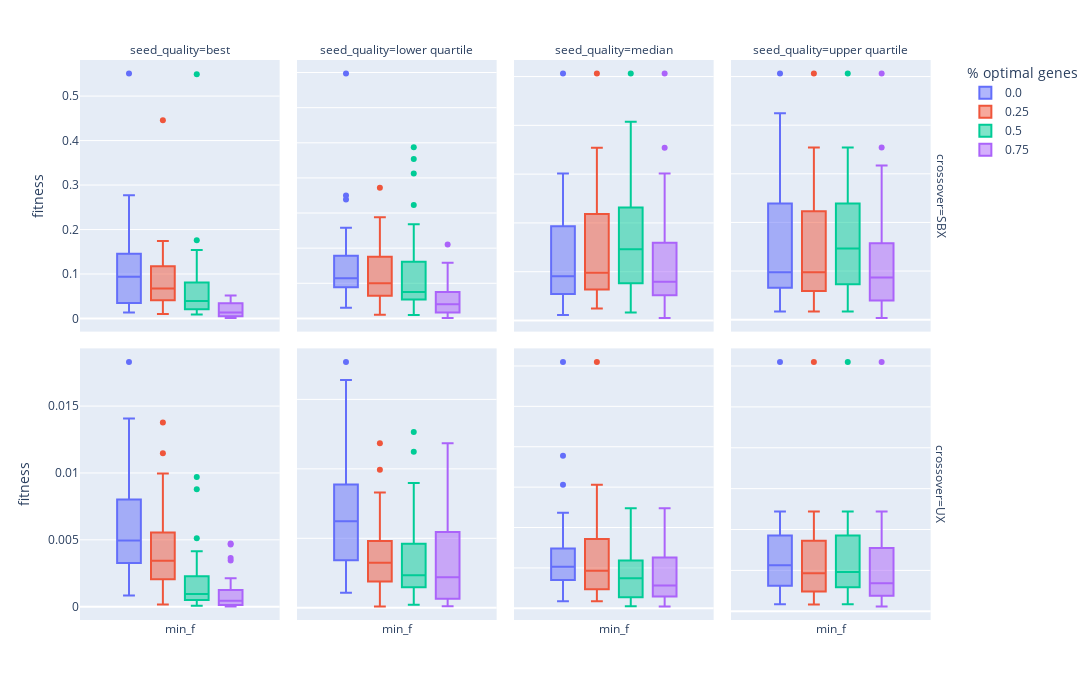

The notebook cell saved with this chart:
### Code cell
#Performance values for dimension 8 only

import pandas as pd
import plotly.express as px

gen = 50
dim = 8

performance_df = pd.read_csv("../data/sphere_function_data_out/performance.csv")
only_last_gen_performance = performance_df[performance_df.generation == gen]

#filter runs with optimal and worst point:
only_last_gen_performance = only_last_gen_performance[only_last_gen_performance.dim == 8]
only_last_gen_performance = only_last_gen_performance[only_last_gen_performance.seed_quality != "utopia"]
only_last_gen_performance = only_last_gen_performance[only_last_gen_performance.seed_quality != "dystopia"]
only_last_gen_performance = only_last_gen_performance[['min_f', 'percentage_of_optimal_genes', 'seed_quality', 'crossover']]


#CI of Fitness = 1
fig = px.box(
    only_last_gen_performance,
    color="percentage_of_optimal_genes",
    facet_col="seed_quality",
    facet_row="crossover",
    labels={
            "value": "fitness",
            "variable": "",
            "percentage_of_optimal_genes": "% optimal genes",
            "traceID_1" : "seed ind"
        },
    height=700, width=1400)
fig.update_yaxes(matches=None)#don't share the y axis

fig.write_image("../figures/genome_vs_fitness_performance.pdf")
fig.show()

### Figure 1 — Plotly figure (JSON) as saved in the notebook; plotly's stock layout.template omitted (floating-point values rounded to 4 significant figures)
{"data": [{"alignmentgroup": "True", "hovertemplate": "% optimal genes=0.0<br>crossover=SBX<br>seed_quality=best<br>=%{x}<br>fitness=%{y}<extra></extra>", "legendgroup": "0.0", "marker": {"color": "#636efa"}, "name": "0.0", "notched": false, "offsetgroup": "0.0", "orientation": "v", "showlegend": true, "type": "box", "x": ["min_f", "min_f", "min_f", "min_f", "min_f", "min_f", "min_f", "min_f", "min_f", "min_f", "min_f", "min_f", "min_f", "min_f", "min_f", "min_f", "min_f", "min_f", "min_f", "min_f", "min_f", "min_f", "min_f", "min_f", "min_f", "min_f", "min_f", "min_f", "min_f", "min_f", "min_f"], "x0": " ", "xaxis": "x5", "y": [0.01568, 0.5506, 0.185, 0.09854, 0.05183, 0.05205, 0.1464, 0.06343, 0.06711, 0.2768, 0.1721, 0.09373, 0.02817, 0.1144, 0.1085, 0.09845, 0.1032, 0.01578, 0.02551, 0.0452, 0.2597, 0.03341, 0.01343, 0.1292, 0.01914, 0.03885, 0.07449, 0.1541, 0.1491, 0.01349, 0.1435], "y0": " ", "yaxis": "y5"}, {"alignmentgroup": "True", "hovertemplate": "% optimal genes=0.0<br>crossover=SBX<br>seed_quality=lower quartile<br>=%{x}<br>fitness=%{y}<extra></extra>", "legendgroup": "0.0", "marker": {"color": "#636efa"}, "name": "0.0", "notched": false, "offsetgroup": "0.0", "orientation": "v", "showlegend": false, "type": "box", "x": ["min_f", "min_f", "min_f", "min_f", "min_f", "min_f", "min_f", "min_f", "min_f", "min_f", "min_f", "min_f", "min_f", "min_f", "min_f", "min_f", "min_f", "min_f", "min_f", "min_f", "min_f", "min_f", "min_f", "min_f", "min_f", "min_f", "min_f", "min_f", "min_f", "min_f", "min_f"], "x0": " ", "xaxis": "x6", "y": [0.08895, 0.06668, 0.2284, 0.05595, 0.1321, 0.148, 0.1923, 0.06631, 0.1092, 0.258, 0.1408, 0.08926, 0.0964, 0.3501, 0.2415, 0.1003, 0.1559, 0.03021, 0.122, 0.1446, 0.1819, 0.1085, 0.697, 0.1144, 0.06062, 0.0953, 0.04431, 0.04489, 0.1667, 0.08853, 0.3384], "y0": " ", "yaxis": "y6"}, {"alignmentgroup": "True", "hovertemplate": "% optimal genes=0.0<br>crossover=SBX<br>seed_quality=median<br>=%{x}<br>fitness=%{y}<extra></extra>", "legendgroup": "0.0", "marker": {"color": "#636efa"}, "name": "0.0", "notched": false, "offsetgroup": "0.0", "orientation": "v", "showlegend": false, "type": "box", "x": ["min_f", "min_f", "min_f", "min_f", "min_f", "min_f", "min_f", "min_f", "min_f", "min_f", "min_f", "min_f", "min_f", "min_f", "min_f", "min_f", "min_f", "min_f", "min_f", "min_f", "min_f", "min_f", "min_f", "min_f", "min_f", "min_f", "min_f", "min_f", "min_f", "min_f", "min_f"], "x0": " ", "xaxis": "x7", "y": [0.02441, 0.09601, 0.2284, 0.08671, 0.1321, 0.2232, 0.01119, 0.181, 0.1757, 0.01639, 0.02473, 0.05292, 0.09356, 0.1634, 0.07387, 0.06255, 0.1379, 0.05855, 0.1975, 0.2499, 0.03592, 0.09075, 0.05096, 0.0808, 0.301, 0.223, 0.04818, 0.06005, 0.06804, 0.2703, 0.5061], "y0": " ", "yaxis": "y7"}, {"alignmentgroup": "True", "hovertemplate": "% optimal genes=0.0<br>crossover=SBX<br>seed_quality=upper quartile<br>=%{x}<br>fitness=%{y}<extra></extra>", "legendgroup": "0.0", "marker": {"color": "#636efa"}, "name": "0.0", "notched": false, "offsetgroup": "0.0", "orientation": "v", "showlegend": false, "type": "box", "x": ["min_f", "min_f", "min_f", "min_f", "min_f", "min_f", "min_f", "min_f", "min_f", "min_f", "min_f", "min_f", "min_f", "min_f", "min_f", "min_f", "min_f", "min_f", "min_f", "min_f", "min_f", "min_f", "min_f", "min_f", "min_f", "min_f", "min_f", "min_f", "min_f", "min_f", "min_f"], "x0": " ", "xaxis": "x8", "y": [0.02109, 0.1732, 0.2284, 0.08671, 0.0649, 0.2232, 0.07088, 0.1679, 0.332, 0.09474, 0.3172, 0.05292, 0.01682, 0.1634, 0.07973, 0.06255, 0.1379, 0.05855, 0.06889, 0.2499, 0.354, 0.09075, 0.09759, 0.2426, 0.301, 0.223, 0.09665, 0.06005, 0.04856, 0.4243, 0.5061], "y0": " ", "yaxis": "y8"}, {"alignmentgroup": "True", "hovertemplate": "% optimal genes=0.0<br>crossover=UX<br>seed_quality=best<br>=%{x}<br>fitness=%{y}<extra></extra>", "legendgroup": "0.0", "marker": {"color": "#636efa"}, "name": "0.0", "notched": false, "offsetgroup": "0.0", "orientation": "v", "showlegend": false, "type": "box", "x": ["min_f", "min_f", "min_f", "min_f", "min_f", "min_f", "min_f", "min_f", "min_f", "min_f", "min_f", "min_f", "min_f", "min_f", "min_f", "min_f", "min_f", "min_f", "min_f", "min_f", "min_f", "min_f", "min_f", "min_f", "min_f", "min_f", "min_f", "min_f", "min_f", "min_f", "min_f"], "x0": " ", "xaxis": "x", "y": [0.006499, 0.003718, 0.003487, 0.004415, 0.004557, 0.002794, 0.0008318, 0.006645, 0.007645, 0.00542, 0.006277, 0.007743, 0.004943, 0.003199, 0.004126, 0.001252, 0.009037, 0.004153, 0.0009955, 0.0111, 0.01095, 0.008096, 0.01407, 0.008169, 0.001932, 0.0183, 0.002056, 0.00991, 0.005071, 0.001125, 0.004207], "y0": " ", "yaxis": "y"}, {"alignmentgroup": "True", "hovertemplate": "% optimal genes=0.0<br>crossover=UX<br>seed_quality=lower quartile<br>=%{x}<br>fitness=%{y}<extra></extra>", "legendgroup": "0.0", "marker": {"color": "#636efa"}, "name": "0.0", "notched": false, "offsetgroup": "0.0", "orientation": "v", "showlegend": false, "type": "box", "x": ["min_f", "min_f", "min_f", "min_f", "min_f", "min_f", "min_f", "min_f", "min_f", "min_f", "min_f", "min_f", "min_f", "min_f", "min_f", "min_f", "min_f", "min_f", "min_f", "min_f", "min_f", "min_f", "min_f", "min_f", "min_f", "min_f", "min_f", "min_f", "min_f", "min_f", "min_f"], "x0": " ", "xaxis": "x2", "y": [0.003869, 0.007156, 0.002366, 0.007597, 0.003269, 0.00189, 0.01609, 0.01159, 0.0164, 0.004598, 0.007813, 0.005319, 0.003948, 0.003927, 0.002428, 0.004653, 0.009226, 0.01184, 0.01769, 0.001711, 0.006295, 0.001072, 0.006594, 0.006225, 0.006574, 0.01065, 0.00654, 0.001611, 0.003897, 0.001701, 0.0145], "y0": " ", "yaxis": "y2"}, {"alignmentgroup": "True", "hovertemplate": "% optimal genes=0.0<br>crossover=UX<br>seed_quality=median<br>=%{x}<br>fitness=%{y}<extra></extra>", "legendgroup": "0.0", "marker": {"color": "#636efa"}, "name": "0.0", "notched": false, "offsetgroup": "0.0", "orientation": "v", "showlegend": false, "type": "box", "x": ["min_f", "min_f", "min_f", "min_f", "min_f", "min_f", "min_f", "min_f", "min_f", "min_f", "min_f", "min_f", "min_f", "min_f", "min_f", "min_f", "min_f", "min_f", "min_f", "min_f", "min_f", "min_f", "min_f", "min_f", "min_f", "min_f", "min_f", "min_f", "min_f", "min_f", "min_f"], "x0": " ", "xaxis": "x3", "y": [0.00636, 0.00533, 0.004351, 0.007168, 0.002331, 0.00759, 0.003812, 0.01888, 0.003633, 0.003719, 0.03049, 0.01075, 0.004967, 0.004659, 0.006636, 0.007508, 0.00722, 0.01184, 0.002863, 0.00153, 0.01531, 0.004053, 0.005951, 0.001399, 0.003417, 0.0008724, 0.007459, 0.003451, 0.005141, 0.002516, 0.006592], "y0": " ", "yaxis": "y3"}, {"alignmentgroup": "True", "hovertemplate": "% optimal genes=0.0<br>crossover=UX<br>seed_quality=upper quartile<br>=%{x}<br>fitness=%{y}<extra></extra>", "legendgroup": "0.0", "marker": {"color": "#636efa"}, "name": "0.0", "notched": false, "offsetgroup": "0.0", "orientation": "v", "showlegend": false, "type": "box", "x": ["min_f", "min_f", "min_f", "min_f", "min_f", "min_f", "min_f", "min_f", "min_f", "min_f", "min_f", "min_f", "min_f", "min_f", "min_f", "min_f", "min_f", "min_f", "min_f", "min_f", "min_f", "min_f", "min_f", "min_f", "min_f", "min_f", "min_f", "min_f", "min_f", "min_f", "min_f"], "x0": " ", "xaxis": "x4", "y": [0.00636, 0.01115, 0.004351, 0.007168, 0.009783, 0.004456, 0.002926, 0.01222, 0.009966, 0.009385, 0.03049, 0.01075, 0.001561, 0.004659, 0.008636, 0.00104, 0.00722, 0.01184, 0.008872, 0.003866, 0.003017, 0.001863, 0.0009495, 0.00563, 0.003417, 0.0008724, 0.003889, 0.003451, 0.007947, 0.002516, 0.006592], "y0": " ", "yaxis": "y4"}, {"alignmentgroup": "True", "hovertemplate": "% optimal genes=0.25<br>crossover=SBX<br>seed_quality=best<br>=%{x}<br>fitness=%{y}<extra></extra>", "legendgroup": "0.25", "marker": {"color": "#EF553B"}, "name": "0.25", "notched": false, "offsetgroup": "0.25", "orientation": "v", "showlegend": true, "type": "box", "x": ["min_f", "min_f", "min_f", "min_f", "min_f", "min_f", "min_f", "min_f", "min_f", "min_f", "min_f", "min_f", "min_f", "min_f", "min_f", "min_f", "min_f", "min_f", "min_f", "min_f", "min_f", "min_f", "min_f", "min_f", "min_f", "min_f", "min_f", "min_f", "min_f", "min_f", "min_f"], "x0": " ", "xaxis": "x5", "y": [0.1417, 0.05789, 0.1244, 0.05206, 0.04011, 0.06952, 0.08565, 0.1743, 0.03092, 0.0447, 0.1418, 0.1252, 0.08921, 0.05189, 0.06034, 0.1178, 0.08788, 0.0672, 0.03669, 0.03572, 0.02955, 0.08695, 0.09467, 0.01036, 0.03248, 0.05802, 0.01135, 0.4458, 0.1248, 0.04424, 0.116], "y0": " ", "yaxis": "y5"}, {"alignmentgroup": "True", "hovertemplate": "% optimal genes=0.25<br>crossover=SBX<br>seed_quality=lower quartile<br>=%{x}<br>fitness=%{y}<extra></extra>", "legendgroup": "0.25", "marker": {"color": "#EF553B"}, "name": "0.25", "notched": false, "offsetgroup": "0.25", "orientation": "v", "showlegend": false, "type": "box", "x": ["min_f", "min_f", "min_f", "min_f", "min_f", "min_f", "min_f", "min_f", "min_f", "min_f", "min_f", "min_f", "min_f", "min_f", "min_f", "min_f", "min_f", "min_f", "min_f", "min_f", "min_f", "min_f", "min_f", "min_f", "min_f", "min_f", "min_f", "min_f", "min_f", "min_f", "min_f"], "x0": " ", "xaxis": "x6", "y": [0.09029, 0.03654, 0.2284, 0.1841, 0.2017, 0.3718, 0.07838, 0.1131, 0.08839, 0.1247, 0.03489, 0.07444, 0.05392, 0.03308, 0.0981, 0.01016, 0.2087, 0.03021, 0.1545, 0.2499, 0.06109, 0.08433, 0.2881, 0.1703, 0.1314, 0.1769, 0.1671, 0.1254, 0.1002, 0.04548, 0.08415], "y0": " ", "yaxis": "y6"}, {"alignmentgroup": "True", "hovertemplate": "% optimal genes=0.25<br>crossover=SBX<br>seed_quality=median<br>=%{x}<br>fitness=%{y}<extra></extra>", "legendgroup": "0.25", "marker": {"color": "#EF553B"}, "name": "0.25", "notched": false, "offsetgroup": "0.25", "orientation": "v", "showlegend": false, "type": "box", "x": ["min_f", "min_f", "min_f", "min_f", "min_f", "min_f", "min_f", "min_f", "min_f", "min_f", "min_f", "min_f", "min_f", "min_f", "min_f", "min_f", "min_f", "min_f", "min_f", "min_f", "min_f", "min_f", "min_f", "min_f", "min_f", "min_f", "min_f", "min_f", "min_f", "min_f", "min_f"], "x0": " ", "xaxis": "x7", "y": [0.02441, 0.1299, 0.2284, 0.08671, 0.06911, 0.2232, 0.03881, 0.141, 0.1027, 0.09474, 0.2037, 0.05292, 0.06331, 0.1634, 0.09298, 0.06255, 0.1084, 0.05855, 0.1106, 0.2499, 0.354, 0.09075, 0.09759, 0.3062, 0.301, 0.223, 0.06323, 0.06005, 0.02546, 0.07066, 0.5061], "y0": " ", "yaxis": "y7"}, {"alignmentgroup": "True", "hovertemplate": "% optimal genes=0.25<br>crossover=SBX<br>seed_quality=upper quartile<br>=%{x}<br>fitness=%{y}<extra></extra>", "legendgroup": "0.25", "marker": {"color": "#EF553B"}, "name": "0.25", "notched": false, "offsetgroup": "0.25", "orientation": "v", "showlegend": false, "type": "box", "x": ["min_f", "min_f", "min_f", "min_f", "min_f", "min_f", "min_f", "min_f", "min_f", "min_f", "min_f", "min_f", "min_f", "min_f", "min_f", "min_f", "min_f", "min_f", "min_f", "min_f", "min_f", "min_f", "min_f", "min_f", "min_f", "min_f", "min_f", "min_f", "min_f", "min_f", "min_f"], "x0": " ", "xaxis": "x8", "y": [0.02109, 0.1732, 0.2284, 0.08671, 0.04343, 0.2232, 0.1485, 0.1679, 0.1179, 0.09474, 0.3172, 0.05292, 0.01682, 0.1634, 0.0606, 0.06255, 0.1379, 0.05855, 0.06889, 0.2499, 0.354, 0.09075, 0.09759, 0.2426, 0.301, 0.223, 0.04545, 0.06005, 0.04856, 0.05179, 0.5061], "y0": " ", "yaxis": "y8"}, {"alignmentgroup": "True", "hovertemplate": "% optimal genes=0.25<br>crossover=UX<br>seed_quality=best<br>=%{x}<br>fitness=%{y}<extra></extra>", "legendgroup": "0.25", "marker": {"color": "#EF553B"}, "name": "0.25", "notched": false, "offsetgroup": "0.25", "orientation": "v", "showlegend": false, "type": "box", "x": ["min_f", "min_f", "min_f", "min_f", "min_f", "min_f", "min_f", "min_f", "min_f", "min_f", "min_f", "min_f", "min_f", "min_f", "min_f", "min_f", "min_f", "min_f", "min_f", "min_f", "min_f", "min_f", "min_f", "min_f", "min_f", "min_f", "min_f", "min_f", "min_f", "min_f", "min_f"], "x0": " ", "xaxis": "x", "y": [0.005818, 0.007563, 0.001224, 0.004926, 0.001836, 0.005767, 0.0002047, 0.003101, 0.004266, 0.01148, 0.005158, 0.002191, 0.003564, 0.001951, 0.00278, 0.009968, 0.01378, 0.002013, 0.00567, 0.007984, 0.001499, 0.001317, 0.002574, 0.002238, 0.003429, 0.004338, 0.002957, 0.003965, 0.00457, 0.0001668, 0.002496], "y0": " ", "yaxis": "y"}, {"alignmentgroup": "True", "hovertemplate": "% optimal genes=0.25<br>crossover=UX<br>seed_quality=lower quartile<br>=%{x}<br>fitness=%{y}<extra></extra>", "legendgroup": "0.25", "marker": {"color": "#EF553B"}, "name": "0.25", "notched": false, "offsetgroup": "0.25", "orientation": "v", "showlegend": false, "type": "box", "x": ["min_f", "min_f", "min_f", "min_f", "min_f", "min_f", "min_f", "min_f", "min_f", "min_f", "min_f", "min_f", "min_f", "min_f", "min_f", "min_f", "min_f", "min_f", "min_f", "min_f", "min_f", "min_f", "min_f", "min_f", "min_f", "min_f", "min_f", "min_f", "min_f", "min_f", "min_f"], "x0": " ", "xaxis": "x2", "y": [0.000875, 0.002424, 0.007943, 0.009933, 0.001839, 0.002046, 0.002613, 0.004834, 9.656e-05, 0.004001, 0.008301, 0.003671, 0.001215, 0.004717, 0.003987, 0.003399, 0.0007515, 0.01184, 0.002142, 0.001663, 0.00324, 0.002565, 0.00438, 0.006035, 0.002463, 0.008256, 0.0005525, 0.002361, 0.001532, 0.006107, 0.003511], "y0": " ", "yaxis": "y2"}, {"alignmentgroup": "True", "hovertemplate": "% optimal genes=0.25<br>crossover=UX<br>seed_quality=median<br>=%{x}<br>fitness=%{y}<extra></extra>", "legendgroup": "0.25", "marker": {"color": "#EF553B"}, "name": "0.25", "notched": false, "offsetgroup": "0.25", "orientation": "v", "showlegend": false, "type": "box", "x": ["min_f", "min_f", "min_f", "min_f", "min_f", "min_f", "min_f", "min_f", "min_f", "min_f", "min_f", "min_f", "min_f", "min_f", "min_f", "min_f", "min_f", "min_f", "min_f", "min_f", "min_f", "min_f", "min_f", "min_f", "min_f", "min_f", "min_f", "min_f", "min_f", "min_f", "min_f"], "x0": " ", "xaxis": "x3", "y": [0.007033, 0.003345, 0.004351, 0.007168, 0.00901, 0.002846, 0.00145, 0.008182, 0.001548, 0.009385, 0.03049, 0.01075, 0.004548, 0.004659, 0.01006, 0.007508, 0.00722, 0.01184, 0.006927, 0.008733, 0.01531, 0.001342, 0.0009495, 0.002301, 0.003417, 0.0008724, 0.0008844, 0.003451, 0.002582, 0.001455, 0.006592], "y0": " ", "yaxis": "y3"}, {"alignmentgroup": "True", "hovertemplate": "% optimal genes=0.25<br>crossover=UX<br>seed_quality=upper quartile<br>=%{x}<br>fitness=%{y}<extra></extra>", "legendgroup": "0.25", "marker": {"color": "#EF553B"}, "name": "0.25", "notched": false, "offsetgroup": "0.25", "orientation": "v", "showlegend": false, "type": "box", "x": ["min_f", "min_f", "min_f", "min_f", "min_f", "min_f", "min_f", "min_f", "min_f", "min_f", "min_f", "min_f", "min_f", "min_f", "min_f", "min_f", "min_f", "min_f", "min_f", "min_f", "min_f", "min_f", "min_f", "min_f", "min_f", "min_f", "min_f", "min_f", "min_f", "min_f", "min_f"], "x0": " ", "xaxis": "x4", "y": [0.00636, 0.01115, 0.004351, 0.007168, 0.002331, 0.004456, 0.002926, 0.01222, 0.009966, 0.009385, 0.03049, 0.01075, 0.001561, 0.004659, 0.0008155, 0.00104, 0.00722, 0.01184, 0.008872, 0.002386, 0.003017, 0.001863, 0.0009495, 0.00563, 0.003417, 0.0008724, 0.006707, 0.003451, 0.007947, 0.002516, 0.006592], "y0": " ", "yaxis": "y4"}, {"alignmentgroup": "True", "hovertemplate": "% optimal genes=0.5<br>crossover=SBX<br>seed_quality=best<br>=%{x}<br>fitness=%{y}<extra></extra>", "legendgroup": "0.5", "marker": {"color": "#00cc96"}, "name": "0.5", "notched": false, "offsetgroup": "0.5", "orientation": "v", "showlegend": true, "type": "box", "x": ["min_f", "min_f", "min_f", "min_f", "min_f", "min_f", "min_f", "min_f", "min_f", "min_f", "min_f", "min_f", "min_f", "min_f", "min_f", "min_f", "min_f", "min_f", "min_f", "min_f", "min_f", "min_f", "min_f", "min_f", "min_f", "min_f", "min_f", "min_f", "min_f", "min_f", "min_f"], "x0": " ", "xaxis": "x5", "y": [0.02239, 0.01373, 0.1541, 0.0103, 0.07007, 0.02332, 0.03169, 0.07029, 0.01798, 0.08156, 0.01737, 0.07485, 0.07362, 0.03453, 0.01311, 0.008835, 0.1757, 0.09006, 0.07275, 0.549, 0.02729, 0.08018, 0.0398, 0.03198, 0.02075, 0.01615, 0.03938, 0.112, 0.1125, 0.02189, 0.08403], "y0": " ", "yaxis": "y5"}, {"alignmentgroup": "True", "hovertemplate": "% optimal genes=0.5<br>crossover=SBX<br>seed_quality=lower quartile<br>=%{x}<br>fitness=%{y}<extra></extra>", "legendgroup": "0.5", "marker": {"color": "#00cc96"}, "name": "0.5", "notched": false, "offsetgroup": "0.5", "orientation": "v", "showlegend": false, "type": "box", "x": ["min_f", "min_f", "min_f", "min_f", "min_f", "min_f", "min_f", "min_f", "min_f", "min_f", "min_f", "min_f", "min_f", "min_f", "min_f", "min_f", "min_f", "min_f", "min_f", "min_f", "min_f", "min_f", "min_f", "min_f", "min_f", "min_f", "min_f", "min_f", "min_f", "min_f", "min_f"], "x0": " ", "xaxis": "x6", "y": [0.09055, 0.07098, 0.2284, 0.1641, 0.4128, 0.009987, 0.05034, 0.01196, 0.4875, 0.01151, 0.4539, 0.07554, 0.1067, 0.1241, 0.1014, 0.06071, 0.04841, 0.1392, 0.0616, 0.2679, 0.1526, 0.05426, 0.03782, 0.05661, 0.009665, 0.05887, 0.3226, 0.1346, 0.06675, 0.2499, 0.05414], "y0": " ", "yaxis": "y6"}, {"alignmentgroup": "True", "hovertemplate": "% optimal genes=0.5<br>crossover=SBX<br>seed_quality=median<br>=%{x}<br>fitness=%{y}<extra></extra>", "legendgroup": "0.5", "marker": {"color": "#00cc96"}, "name": "0.5", "notched": false, "offsetgroup": "0.5", "orientation": "v", "showlegend": false, "type": "box", "x": ["min_f", "min_f", "min_f", "min_f", "min_f", "min_f", "min_f", "min_f", "min_f", "min_f", "min_f", "min_f", "min_f", "min_f", "min_f", "min_f", "min_f", "min_f", "min_f", "min_f", "min_f", "min_f", "min_f", "min_f", "min_f", "min_f", "min_f", "min_f", "min_f", "min_f", "min_f"], "x0": " ", "xaxis": "x7", "y": [0.02441, 0.09601, 0.2284, 0.08671, 0.1463, 0.247, 0.2322, 0.2832, 0.229, 0.01639, 0.2215, 0.05292, 0.1557, 0.1634, 0.4072, 0.1533, 0.1379, 0.05855, 0.1204, 0.2499, 0.2934, 0.1318, 0.07559, 0.02623, 0.301, 0.223, 0.03074, 0.06005, 0.07764, 0.08692, 0.5061], "y0": " ", "yaxis": "y7"}, {"alignmentgroup": "True", "hovertemplate": "% optimal genes=0.5<br>crossover=SBX<br>seed_quality=upper quartile<br>=%{x}<br>fitness=%{y}<extra></extra>", "legendgroup": "0.5", "marker": {"color": "#00cc96"}, "name": "0.5", "notched": false, "offsetgroup": "0.5", "orientation": "v", "showlegend": false, "type": "box", "x": ["min_f", "min_f", "min_f", "min_f", "min_f", "min_f", "min_f", "min_f", "min_f", "min_f", "min_f", "min_f", "min_f", "min_f", "min_f", "min_f", "min_f", "min_f", "min_f", "min_f", "min_f", "min_f", "min_f", "min_f", "min_f", "min_f", "min_f", "min_f", "min_f", "min_f", "min_f"], "x0": " ", "xaxis": "x8", "y": [0.02109, 0.1732, 0.2284, 0.08671, 0.1463, 0.3469, 0.08522, 0.1679, 0.06435, 0.09474, 0.3172, 0.05292, 0.01682, 0.1634, 0.151, 0.1533, 0.1379, 0.05855, 0.06889, 0.2499, 0.354, 0.09075, 0.09759, 0.2426, 0.301, 0.223, 0.3014, 0.06005, 0.04856, 0.08692, 0.5061], "y0": " ", "yaxis": "y8"}, {"alignmentgroup": "True", "hovertemplate": "% optimal genes=0.5<br>crossover=UX<br>seed_quality=best<br>=%{x}<br>fitness=%{y}<extra></extra>", "legendgroup": "0.5", "marker": {"color": "#00cc96"}, "name": "0.5", "notched": false, "offsetgroup": "0.5", "orientation": "v", "showlegend": false, "type": "box", "x": ["min_f", "min_f", "min_f", "min_f", "min_f", "min_f", "min_f", "min_f", "min_f", "min_f", "min_f", "min_f", "min_f", "min_f", "min_f", "min_f", "min_f", "min_f", "min_f", "min_f", "min_f", "min_f", "min_f", "min_f", "min_f", "min_f", "min_f", "min_f", "min_f", "min_f", "min_f"], "x0": " ", "xaxis": "x", "y": [0.001693, 0.002459, 0.0009419, 0.0005873, 0.0004273, 0.0007792, 6.651e-05, 0.0002032, 0.001591, 0.001494, 0.0005266, 0.0004554, 0.001589, 0.0005851, 0.002663, 0.0002147, 0.0002387, 0.0008904, 0.001209, 0.0007844, 0.0004982, 0.00878, 0.0004319, 0.003488, 0.002951, 0.0006118, 0.001214, 0.009705, 0.00415, 0.005117, 0.001305], "y0": " ", "yaxis": "y"}, {"alignmentgroup": "True", "hovertemplate": "% optimal genes=0.5<br>crossover=UX<br>seed_quality=lower quartile<br>=%{x}<br>fitness=%{y}<extra></extra>", "legendgroup": "0.5", "marker": {"color": "#00cc96"}, "name": "0.5", "notched": false, "offsetgroup": "0.5", "orientation": "v", "showlegend": false, "type": "box", "x": ["min_f", "min_f", "min_f", "min_f", "min_f", "min_f", "min_f", "min_f", "min_f", "min_f", "min_f", "min_f", "min_f", "min_f", "min_f", "min_f", "min_f", "min_f", "min_f", "min_f", "min_f", "min_f", "min_f", "min_f", "min_f", "min_f", "min_f", "min_f", "min_f", "min_f", "min_f"], "x0": " ", "xaxis": "x2", "y": [0.01265, 0.003182, 0.003988, 0.002506, 0.002239, 0.004717, 0.003281, 0.001454, 0.002345, 0.00338, 0.004273, 0.007134, 0.005597, 0.01122, 0.0005864, 0.00495, 0.002236, 0.002267, 0.0005048, 0.002075, 0.001771, 0.001268, 0.0006519, 0.008975, 0.008847, 0.0008942, 0.001508, 0.003369, 0.0002233, 0.0004119, 0.002188], "y0": " ", "yaxis": "y2"}, {"alignmentgroup": "True", "hovertemplate": "% optimal genes=0.5<br>crossover=UX<br>seed_quality=median<br>=%{x}<br>fitness=%{y}<extra></extra>", "legendgroup": "0.5", "marker": {"color": "#00cc96"}, "name": "0.5", "notched": false, "offsetgroup": "0.5", "orientation": "v", "showlegend": false, "type": "box", "x": ["min_f", "min_f", "min_f", "min_f", "min_f", "min_f", "min_f", "min_f", "min_f", "min_f", "min_f", "min_f", "min_f", "min_f", "min_f", "min_f", "min_f", "min_f", "min_f", "min_f", "min_f", "min_f", "min_f", "min_f", "min_f", "min_f", "min_f", "min_f", "min_f", "min_f", "min_f"], "x0": " ", "xaxis": "x3", "y": [0.005192, 0.003062, 0.004351, 0.007168, 0.0002709, 0.004717, 0.00145, 0.003312, 0.0004637, 0.003719, 0.006148, 0.01075, 0.004548, 0.004659, 0.002682, 0.002793, 0.0008346, 0.01184, 0.006927, 0.009372, 0.0005059, 0.001342, 0.01239, 0.004812, 0.003417, 0.0008724, 0.004985, 0.003451, 0.0002574, 0.000666, 0.006592], "y0": " ", "yaxis": "y3"}, {"alignmentgroup": "True", "hovertemplate": "% optimal genes=0.5<br>crossover=UX<br>seed_quality=upper quartile<br>=%{x}<br>fitness=%{y}<extra></extra>", "legendgroup": "0.5", "marker": {"color": "#00cc96"}, "name": "0.5", "notched": false, "offsetgroup": "0.5", "orientation": "v", "showlegend": false, "type": "box", "x": ["min_f", "min_f", "min_f", "min_f", "min_f", "min_f", "min_f", "min_f", "min_f", "min_f", "min_f", "min_f", "min_f", "min_f", "min_f", "min_f", "min_f", "min_f", "min_f", "min_f", "min_f", "min_f", "min_f", "min_f", "min_f", "min_f", "min_f", "min_f", "min_f", "min_f", "min_f"], "x0": " ", "xaxis": "x4", "y": [0.00636, 0.01115, 0.004351, 0.007168, 0.00333, 0.002232, 0.002926, 0.01222, 0.003506, 0.009385, 0.03049, 0.01075, 0.001561, 0.004659, 0.009845, 0.005162, 0.004809, 0.01184, 0.008872, 0.009894, 0.003017, 0.001863, 0.0009495, 0.00563, 0.003417, 0.0008724, 0.002272, 0.003451, 0.007947, 0.002516, 0.006592], "y0": " ", "yaxis": "y4"}, {"alignmentgroup": "True", "hovertemplate": "% optimal genes=0.75<br>crossover=SBX<br>seed_quality=best<br>=%{x}<br>fitness=%{y}<extra></extra>", "legendgroup": "0.75", "marker": {"color": "#ab63fa"}, "name": "0.75", "notched": false, "offsetgroup": "0.75", "orientation": "v", "showlegend": true, "type": "box", "x": ["min_f", "min_f", "min_f", "min_f", "min_f", "min_f", "min_f", "min_f", "min_f", "min_f", "min_f", "min_f", "min_f", "min_f", "min_f", "min_f", "min_f", "min_f", "min_f", "min_f", "min_f", "min_f", "min_f", "min_f", "min_f", "min_f", "min_f", "min_f", "min_f", "min_f", "min_f"], "x0": " ", "xaxis": "x5", "y": [0.004563, 0.002139, 0.01408, 0.003534, 0.005539, 0.004691, 0.02738, 0.03286, 0.004809, 0.01434, 0.001628, 0.001122, 0.02739, 0.005516, 0.001187, 0.04639, 0.0464, 0.0348, 0.0411, 0.01275, 0.05183, 0.04121, 0.006804, 0.04531, 0.037, 0.02598, 0.01362, 0.0131, 0.008333, 0.007663, 0.02425], "y0": " ", "yaxis": "y5"}, {"alignmentgroup": "True", "hovertemplate": "% optimal genes=0.75<br>crossover=SBX<br>seed_quality=lower quartile<br>=%{x}<br>fitness=%{y}<extra></extra>", "legendgroup": "0.75", "marker": {"color": "#ab63fa"}, "name": "0.75", "notched": false, "offsetgroup": "0.75", "orientation": "v", "showlegend": false, "type": "box", "x": ["min_f", "min_f", "min_f", "min_f", "min_f", "min_f", "min_f", "min_f", "min_f", "min_f", "min_f", "min_f", "min_f", "min_f", "min_f", "min_f", "min_f", "min_f", "min_f", "min_f", "min_f", "min_f", "min_f", "min_f", "min_f", "min_f", "min_f", "min_f", "min_f", "min_f", "min_f"], "x0": " ", "xaxis": "x6", "y": [0.09055, 0.06526, 0.07656, 0.02366, 0.1057, 0.0262, 0.01006, 0.07003, 0.1585, 0.04039, 0.06543, 0.004528, 0.01476, 0.02698, 0.02998, 0.2104, 0.05098, 0.0429, 0.03665, 0.007017, 0.02731, 0.04345, 0.005849, 0.1469, 0.1544, 0.003015, 0.02693, 0.09312, 0.001139, 0.06125, 0.007776], "y0": " ", "yaxis": "y6"}, {"alignmentgroup": "True", "hovertemplate": "% optimal genes=0.75<br>crossover=SBX<br>seed_quality=median<br>=%{x}<br>fitness=%{y}<extra></extra>", "legendgroup": "0.75", "marker": {"color": "#ab63fa"}, "name": "0.75", "notched": false, "offsetgroup": "0.75", "orientation": "v", "showlegend": false, "type": "box", "x": ["min_f", "min_f", "min_f", "min_f", "min_f", "min_f", "min_f", "min_f", "min_f", "min_f", "min_f", "min_f", "min_f", "min_f", "min_f", "min_f", "min_f", "min_f", "min_f", "min_f", "min_f", "min_f", "min_f", "min_f", "min_f", "min_f", "min_f", "min_f", "min_f", "min_f", "min_f"], "x0": " ", "xaxis": "x7", "y": [0.1465, 0.0698, 0.07656, 0.08671, 0.1057, 0.01721, 0.2036, 0.22, 0.2045, 0.01639, 0.1172, 0.05292, 0.05993, 0.1634, 0.03551, 0.07923, 0.1379, 0.0429, 0.08987, 0.005041, 0.354, 0.008994, 0.06843, 0.0512, 0.301, 0.223, 0.02805, 0.06005, 0.07764, 0.1182, 0.5061], "y0": " ", "yaxis": "y7"}, {"alignmentgroup": "True", "hovertemplate": "% optimal genes=0.75<br>crossover=SBX<br>seed_quality=upper quartile<br>=%{x}<br>fitness=%{y}<extra></extra>", "legendgroup": "0.75", "marker": {"color": "#ab63fa"}, "name": "0.75", "notched": false, "offsetgroup": "0.75", "orientation": "v", "showlegend": false, "type": "box", "x": ["min_f", "min_f", "min_f", "min_f", "min_f", "min_f", "min_f", "min_f", "min_f", "min_f", "min_f", "min_f", "min_f", "min_f", "min_f", "min_f", "min_f", "min_f", "min_f", "min_f", "min_f", "min_f", "min_f", "min_f", "min_f", "min_f", "min_f", "min_f", "min_f", "min_f", "min_f"], "x0": " ", "xaxis": "x8", "y": [0.02109, 0.1732, 0.07656, 0.08671, 0.1057, 0.003447, 0.03832, 0.1679, 0.009776, 0.09474, 0.3172, 0.05292, 0.01682, 0.1634, 0.1267, 0.07923, 0.1379, 0.0429, 0.06889, 0.02817, 0.354, 0.09075, 0.09759, 0.02733, 0.301, 0.223, 0.03592, 0.06005, 0.04856, 0.1182, 0.5061], "y0": " ", "yaxis": "y8"}, {"alignmentgroup": "True", "hovertemplate": "% optimal genes=0.75<br>crossover=UX<br>seed_quality=best<br>=%{x}<br>fitness=%{y}<extra></extra>", "legendgroup": "0.75", "marker": {"color": "#ab63fa"}, "name": "0.75", "notched": false, "offsetgroup": "0.75", "orientation": "v", "showlegend": false, "type": "box", "x": ["min_f", "min_f", "min_f", "min_f", "min_f", "min_f", "min_f", "min_f", "min_f", "min_f", "min_f", "min_f", "min_f", "min_f", "min_f", "min_f", "min_f", "min_f", "min_f", "min_f", "min_f", "min_f", "min_f", "min_f", "min_f", "min_f", "min_f", "min_f", "min_f", "min_f", "min_f"], "x0": " ", "xaxis": "x", "y": [0.0009554, 1.883e-05, 0.000119, 0.003454, 0.0001095, 0.0001745, 2.585e-05, 0.0002247, 0.003643, 9.472e-05, 0.001084, 0.004649, 0.001003, 0.002125, 0.00127, 0.0004481, 4.804e-05, 0.0001185, 0.001395, 0.001195, 0.001587, 0.0006843, 0.0002631, 2.8e-05, 0.0001675, 0.001057, 0.004729, 0.0004186, 3.308e-05, 0.0001741, 0.0004766], "y0": " ", "yaxis": "y"}, {"alignmentgroup": "True", "hovertemplate": "% optimal genes=0.75<br>crossover=UX<br>seed_quality=lower quartile<br>=%{x}<br>fitness=%{y}<extra></extra>", "legendgroup": "0.75", "marker": {"color": "#ab63fa"}, "name": "0.75", "notched": false, "offsetgroup": "0.75", "orientation": "v", "showlegend": false, "type": "box", "x": ["min_f", "min_f", "min_f", "min_f", "min_f", "min_f", "min_f", "min_f", "min_f", "min_f", "min_f", "min_f", "min_f", "min_f", "min_f", "min_f", "min_f", "min_f", "min_f", "min_f", "min_f", "min_f", "min_f", "min_f", "min_f", "min_f", "min_f", "min_f", "min_f", "min_f", "min_f"], "x0": " ", "xaxis": "x2", "y": [0.002203, 0.0007068, 0.003745, 0.0001114, 0.0016, 0.0002357, 0.001235, 0.004302, 0.0002639, 0.0113, 0.009857, 0.00159, 0.008811, 0.001051, 0.0004923, 0.002417, 0.002236, 0.01184, 0.002221, 0.005904, 0.00981, 0.0006704, 0.0001695, 0.008975, 0.0006435, 0.005651, 0.0001149, 0.003369, 0.001123, 0.004839, 0.000538], "y0": " ", "yaxis": "y2"}, {"alignmentgroup": "True", "hovertemplate": "% optimal genes=0.75<br>crossover=UX<br>seed_quality=median<br>=%{x}<br>fitness=%{y}<extra></extra>", "legendgroup": "0.75", "marker": {"color": "#ab63fa"}, "name": "0.75", "notched": false, "offsetgroup": "0.75", "orientation": "v", "showlegend": false, "type": "box", "x": ["min_f", "min_f", "min_f", "min_f", "min_f", "min_f", "min_f", "min_f", "min_f", "min_f", "min_f", "min_f", "min_f", "min_f", "min_f", "min_f", "min_f", "min_f", "min_f", "min_f", "min_f", "min_f", "min_f", "min_f", "min_f", "min_f", "min_f", "min_f", "min_f", "min_f", "min_f"], "x0": " ", "xaxis": "x3", "y": [0.002203, 0.00533, 0.002575, 0.007168, 0.001221, 0.0002357, 0.002249, 0.001793, 0.0002874, 0.003719, 0.006148, 0.01075, 0.006354, 0.004659, 0.002329, 0.002571, 0.002814, 0.01184, 0.006927, 0.002452, 0.0003237, 0.001342, 0.01239, 0.0008814, 0.003417, 0.0008724, 0.007734, 0.003451, 0.003846, 0.000666, 0.006592], "y0": " ", "yaxis": "y3"}, {"alignmentgroup": "True", "hovertemplate": "% optimal genes=0.75<br>crossover=UX<br>seed_quality=upper quartile<br>=%{x}<br>fitness=%{y}<extra></extra>", "legendgroup": "0.75", "marker": {"color": "#ab63fa"}, "name": "0.75", "notched": false, "offsetgroup": "0.75", "orientation": "v", "showlegend": false, "type": "box", "x": ["min_f", "min_f", "min_f", "min_f", "min_f", "min_f", "min_f", "min_f", "min_f", "min_f", "min_f", "min_f", "min_f", "min_f", "min_f", "min_f", "min_f", "min_f", "min_f", "min_f", "min_f", "min_f", "min_f", "min_f", "min_f", "min_f", "min_f", "min_f", "min_f", "min_f", "min_f"], "x0": " ", "xaxis": "x4", "y": [0.00636, 0.01115, 0.002575, 0.007168, 0.001221, 0.0005958, 0.002926, 0.01222, 0.0006463, 0.009385, 0.03049, 0.01075, 0.001561, 0.004659, 0.002018, 0.002571, 0.001541, 0.01184, 0.008872, 0.002387, 0.003017, 0.001863, 0.0009495, 0.00563, 0.003417, 0.0008724, 0.006707, 0.003451, 0.007947, 0.002516, 0.006592], "y0": " ", "yaxis": "y4"}], "layout": {"annotations": [{"font": {}, "showarrow": false, "text": "seed_quality=best", "x": 0.115, "xanchor": "center", "xref": "paper", "y": 1, "yanchor": "bottom", "yref": "paper"}, {"font": {}, "showarrow": false, "text": "seed_quality=lower quartile", "x": 0.365, "xanchor": "center", "xref": "paper", "y": 1, "yanchor": "bottom", "yref": "paper"}, {"font": {}, "showarrow": false, "text": "seed_quality=median", "x": 0.615, "xanchor": "center", "xref": "paper", "y": 1, "yanchor": "bottom", "yref": "paper"}, {"font": {}, "showarrow": false, "text": "seed_quality=upper quartile", "x": 0.865, "xanchor": "center", "xref": "paper", "y": 1, "yanchor": "bottom", "yref": "paper"}, {"font": {}, "showarrow": false, "text": "crossover=UX", "textangle": 90, "x": 0.98, "xanchor": "left", "xref": "paper", "y": 0.2425, "yanchor": "middle", "yref": "paper"}, {"font": {}, "showarrow": false, "text": "crossover=SBX", "textangle": 90, "x": 0.98, "xanchor": "left", "xref": "paper", "y": 0.7575, "yanchor": "middle", "yref": "paper"}], "boxmode": "group", "height": 700, "legend": {"title": {"text": "% optimal genes"}, "tracegroupgap": 0}, "margin": {"t": 60}, "width": 1400, "xaxis": {"anchor": "y", "domain": [0, 0.23], "title": {"text": ""}}, "xaxis2": {"anchor": "y2", "domain": [0.25, 0.48], "matches": "x", "title": {"text": ""}}, "xaxis3": {"anchor": "y3", "domain": [0.5, 0.73], "matches": "x", "title": {"text": ""}}, "xaxis4": {"anchor": "y4", "domain": [0.75, 0.98], "matches": "x", "title": {"text": ""}}, "xaxis5": {"anchor": "y5", "domain": [0, 0.23], "matches": "x", "showticklabels": false}, "xaxis6": {"anchor": "y6", "domain": [0.25, 0.48], "matches": "x", "showticklabels": false}, "xaxis7": {"anchor": "y7", "domain": [0.5, 0.73], "matches": "x", "showticklabels": false}, "xaxis8": {"anchor": "y8", "domain": [0.75, 0.98], "matches": "x", "showticklabels": false}, "yaxis": {"anchor": "x", "domain": [0, 0.485], "title": {"text": "fitness"}}, "yaxis2": {"anchor": "x2", "domain": [0, 0.485], "showticklabels": false}, "yaxis3": {"anchor": "x3", "domain": [0, 0.485], "showticklabels": false}, "yaxis4": {"anchor": "x4", "domain": [0, 0.485], "showticklabels": false}, "yaxis5": {"anchor": "x5", "domain": [0.515, 1], "title": {"text": "fitness"}}, "yaxis6": {"anchor": "x6", "domain": [0.515, 1], "showticklabels": false}, "yaxis7": {"anchor": "x7", "domain": [0.515, 1], "showticklabels": false}, "yaxis8": {"anchor": "x8", "domain": [0.515, 1], "showticklabels": false}}}
